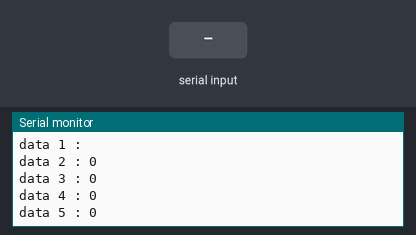
A sketch run on a simulated Arduino Zero (SAMD21). On the bench: the last lines printed to the serial monitor. Inputs (shaded band) come from the test bench.

Above: at 10.8 s.
10.9 s: "#\n" received over Serial
At 15.6 s:
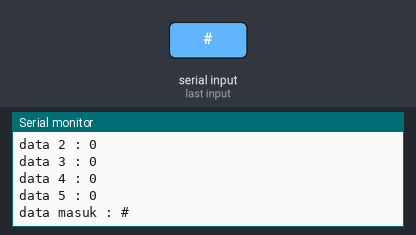
16.9 s: ",\n" received over Serial
At 20.7 s:
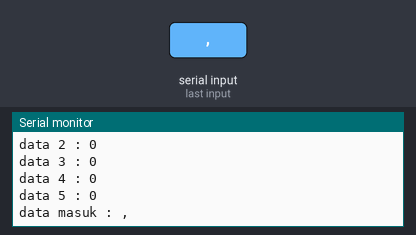
22.9 s: "90,45,200\n" received over Serial
At 25.7 s:
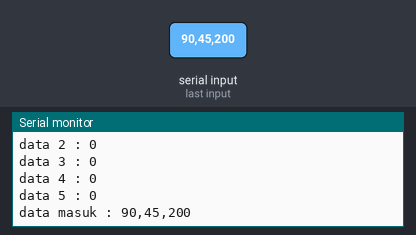
28.9 s: "90,45,200,10\n" received over Serial
At 30.8 s:
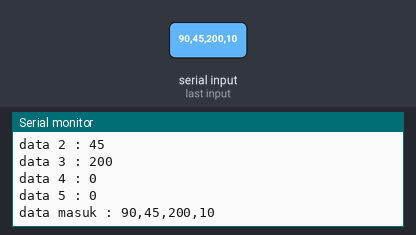
34.9 s: "5\n" received over Serial
At 35.9 s:
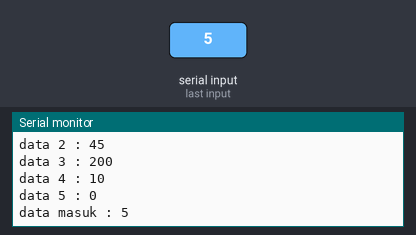
Timing chart, 0 to 37.9 s (numbered marks = the images above; inputs shaded):
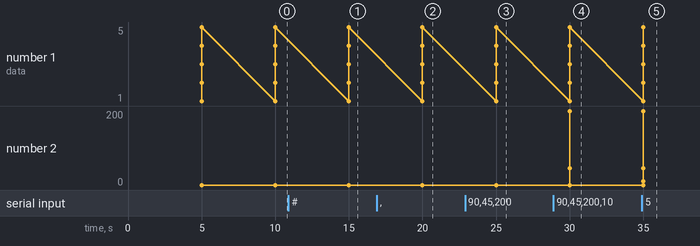

The sketch:

micro_ros2_foxy.ino
```cpp
// ====================================================
//                PARSING DATA SerialUSB (string & int)
// ====================================================

String dataIn;
String dt[10];
int i;
boolean parsing=false;

void setup()
{
    SerialUSB.begin(9600);
    dataIn="";
}

void loop()
{
     if(SerialUSB.available()>0)
     {
           char inChar = (char)SerialUSB.read();
           dataIn += inChar;
           if (inChar == '\n') {parsing = true;}
     }
     else
     {
      delay(5000);
      SerialUSB.print("data 1 : ");
      SerialUSB.print(dt[0]);
      SerialUSB.print("\n");
      SerialUSB.print("data 2 : ");
      SerialUSB.print(dt[1].toInt());
      SerialUSB.print("\n");
      SerialUSB.print("data 3 : ");
      SerialUSB.print(dt[2].toInt());
      SerialUSB.print("\n");
      SerialUSB.print("data 4 : ");
      SerialUSB.print(dt[3].toInt());
      SerialUSB.print("\n");
      SerialUSB.print("data 5 : ");
      SerialUSB.print(dt[4].toInt());
      SerialUSB.print("\n\n");
     }

     if(parsing)
     {
           parsingData();
           parsing=false;
           dataIn="";
     }
}

void parsingData()
{
      int j=0;
      //kirim data yang telah diterima sebelumnya
      SerialUSB.print("data masuk : ");
      SerialUSB.print(dataIn);
      SerialUSB.print("\n");
      //inisialisasi variabel, (reset isi variabel)
      dt[j]="";
      //proses parsing data
      for(i=1;i<dataIn.length();i++)
      {
             //pengecekan tiap karakter dengan karakter (#) dan (,)
             if ((dataIn[i] == '#') || (dataIn[i] == ','))
             {
                   //increment variabel j, digunakan untuk merubah index array penampung
                   j++;
                  dt[j]=""; //inisialisasi variabel array dt[j]
             }
             else
             {
                  //proses tampung data saat pengecekan karakter selesai.
                  dt[j] = dt[j] + dataIn[i];
             }
      }
}
```

Measured:
- after the input at 10.9 s, the serial monitor: prints a new line after 4.1 s (image 1)
- after the input at 16.9 s, the serial monitor: prints a new line after 3.1 s (image 2)
- after the input at 22.9 s, the serial monitor: prints a new line after 2.1 s (image 3)
- after the input at 28.9 s, the serial monitor: prints a new line after 1.1 s (image 4)
- after the input at 34.9 s, the serial monitor: prints a new line after 0.11 s (image 5)
